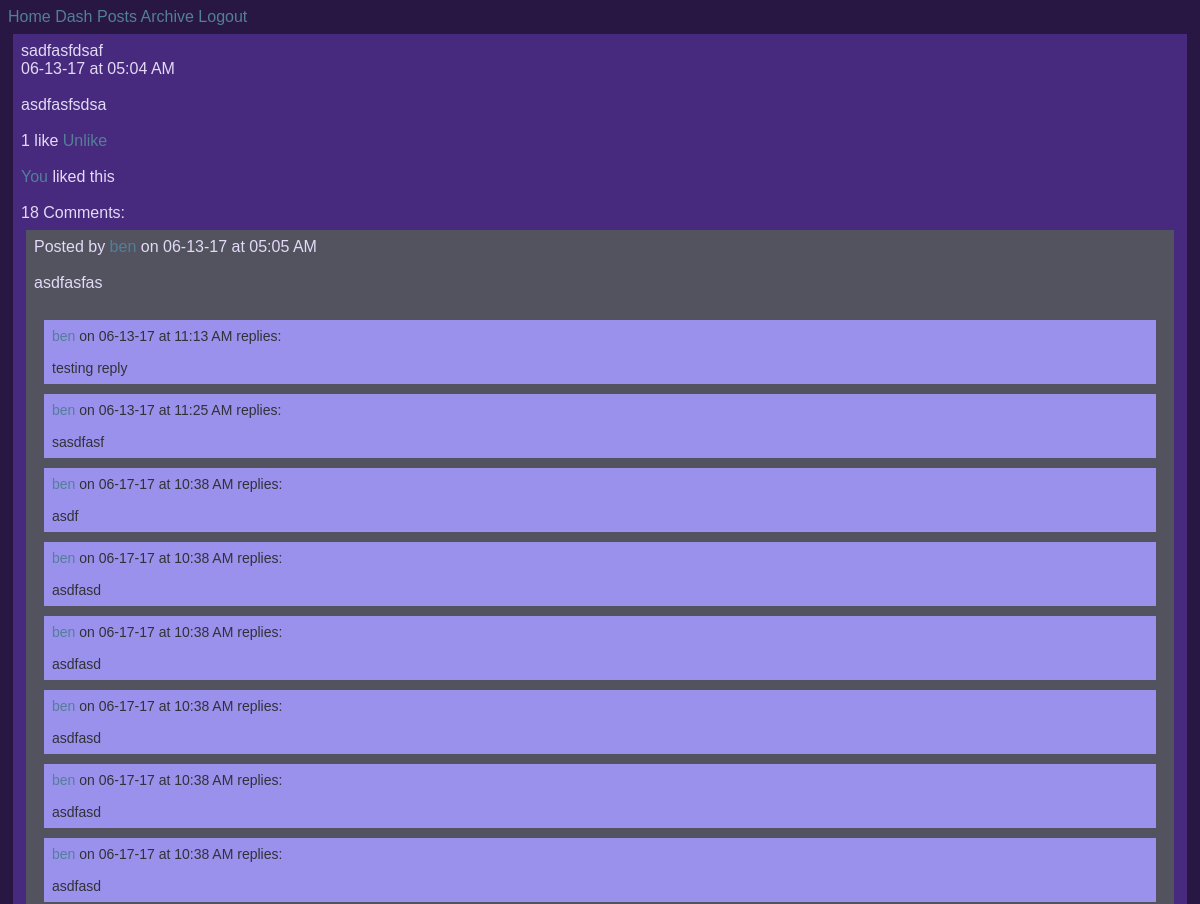
/ben/posts/29/ (signed in, upper part), run on an earlier commit of the app's database.
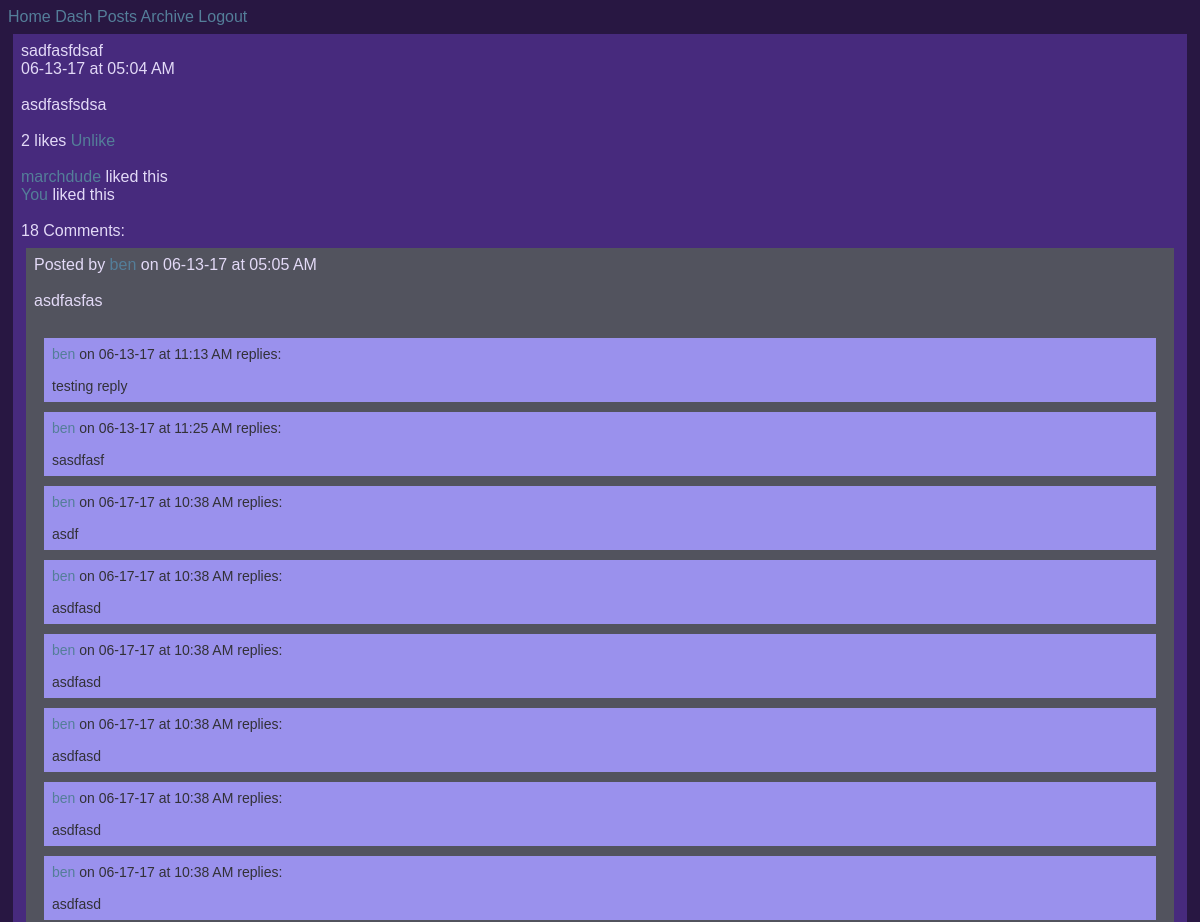
And on a later commit of the database.
### posts/models.py (models this page shows)
class Post(models.Model):
        title = models.CharField(max_length=100)
        pub_date = models.DateTimeField('date published', auto_now_add=True)
        body = models.TextField()
        user = models.ForeignKey(User, on_delete=models.CASCADE, null=True)
        def utc_to_local(self, utc_datetime):
	        return utc_datetime.astimezone(tz=None)
        def __str__(self):
	        date = self.utc_to_local(self.pub_date).strftime('%m-%d-%y')
	        time = self.utc_to_local(self.pub_date).strftime('%I:%M %p')
	        return '%s at %s \n\n %s \n\n' % (date, time, self.body)

### comments/models.py (models this page shows)
class Like(models.Model):
    post = models.ForeignKey(Post, on_delete=models.CASCADE, null=True)
    liker = models.ForeignKey(User, on_delete=models.CASCADE, null=True)

class Comment(models.Model):
    body = models.TextField()
    pub_date = models.DateTimeField('date published', auto_now_add=True)
    post = models.ForeignKey(Post, on_delete=models.CASCADE)
    user = models.ForeignKey(User, on_delete=models.CASCADE)
    def utc_to_local(self, utc_datetime):
        return utc_datetime.astimezone(tz=None)
    def __str__(self):
        date = self.utc_to_local(self.pub_date).strftime('%m-%d-%y')
        time = self.utc_to_local(self.pub_date).strftime('%I:%M %p')
        return '%s at %s \n\n %s \n\n' % (date, time, self.body)

class Reply(models.Model):
    body = models.TextField()
    pub_date = models.DateTimeField('date published', auto_now_add=True)
    comment = models.ForeignKey(Comment, on_delete=models.CASCADE)
    user = models.ForeignKey(User, on_delete=models.CASCADE)
    def utc_to_local(self, utc_datetime):
        return utc_datetime.astimezone(tz=None)
    def __str__(self):
        date = self.utc_to_local(self.pub_date).strftime('%m-%d-%y')
        time = self.utc_to_local(self.pub_date).strftime('%I:%M %p')
        return '%s at %s replies: \n\n %s \n' % (date, time, self.body)

### posts/views.py (the view)
# urls.py: url(r'^(?P<post_number>\d+)/$', views.displayPost, name='display-post'),
def displayPost(request, username, post_number):
    post = Post.objects.get(user=User.objects.get(username=username), id=post_number)
    comments = Comment.objects.filter(post=post)
    if request.method == "POST":
        comment_text = request.POST.get('the_comment')
        comment = Comment(body=comment_text, post=post, user=request.user)
        comment.save()
        user = request.user.username
        num_comments = post.comment_set.count()
        response_data = {
        'comment': str(comment),
        'comment_id': comment.id,
        'user':user,
        'comment_count': num_comments
        }
        return JsonResponse(response_data)
    else:
        comment_form = CommentForm()
        reply_form = ReplyForm()
    num_comments = post.comment_set.count()
    context = {
        'post': post,
        'comments':comments,
        'num_comments':num_comments,
        'comment_form': comment_form,
        'reply_form': reply_form # not initially in template. generated via ajax call if user clicks on reply link.
    }
    return render(request, 'posts/single_post.html', context)

### posts/templatetags/likes_features.py (called while the page is built)
@register.simple_tag
def like_text(count):
	if count == 1:
		return str(count) + " like"
	else:
		return str(count) + " likes"

@register.simple_tag
def comment_text(count):
	if count == 1:
		return str(count) + " Comment"
	else:
		return str(count) + " Comments"

@register.simple_tag
def like_button(user, post):
	if user.like_set.filter(post=post):
		like_text = "Unlike"
	else:
		like_text = "Like"
	return like_text

### posts/templates/posts/single_post.html (shortened to what this page needs)
{% extends 'Blog/base.html' %}
{% load likes_features %}
{% block content %}
<div class="post">
{{ post.title|linebreaksbr }}<br>
{{ post|linebreaksbr }}
<span class="likes" id="like-{{ post.id }}">
{% like_text post.like_set.count %}
</span>
{% if user.is_authenticated %}
<a href={% url 'comments:like' username=post.user.username post_id=post.id %} class='like-link' id="like-link-{{ post.id }}">
{% like_button request.user post %}
</a><br>
	{% if post.like_set.count > 0 %}
	<br>
		{% for like in post.like_set.all %}
			{% if like.liker == user %}
				<a href="{% url 'posts:index' user %}"> You </a>liked this<br>
			{% else %}
				<a href="{% url 'posts:index' like.liker %}">{{ like.liker }}</a> liked this<br>
			{% endif %}
		{% endfor %}
	<br>
	{% endif %}
{% endif %}
	<div id="comment-section">
	<span id="comment-count">{% comment_text post.comment_set.count %}:</span><br>
	{% for comment in comments %}
		<div class="comment">
		Posted by <a href="{% url 'posts:index' comment.user %}">{{ comment.user }}</a> on
		{{ comment|linebreaksbr }}
			<div id="reply-section">
				<div id="reply-append-{{ comment.id }}">
					{% for reply in comment.reply_set.all %}
					<div class='reply'>
							<a href="{% url 'posts:index' reply.user %}">{{ reply.user }}</a> on
						{{ reply|linebreaksbr }}
					</div>
					{% endfor %}
				</div>
				</div>
			</div>
	{% endfor %}
	</div>
</div>
{% endblock content %}

What changed in the data, as far as the page shows it:
computed for Post "sadfasfdsaf": id "1 like" → "2 likes"
added Like: liker "marchdude"
